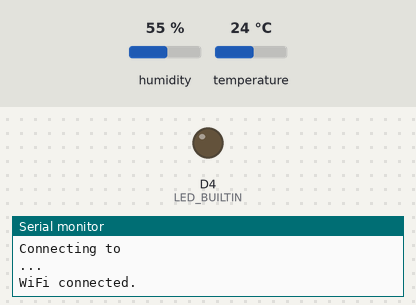
This program was run on a simulated ESP8266 (Wemos D1 mini). On the bench: output pins drawn as LEDs (lit = HIGH, except the on-board LED, lit = LOW), the last lines printed to the serial monitor. The inputs (shaded band) are chosen by the test bench; at power-on: humidity 55 %, temperature 24 °C. WiFi joins after 1.5 s; servers stay silent unless stated; not simulated (calls return 0 or success): Credential.h. At 127.0 s the program puts the board to deep sleep or switches it off; the recording ends there.

Above: at 6.9 s.
At 126.98 s:
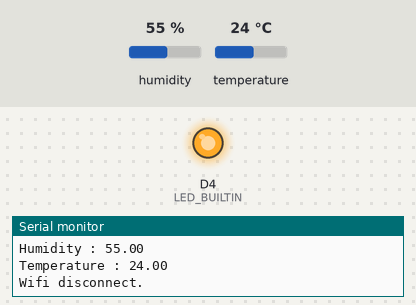
Timing chart, 0 to 127.0 s (numbered marks = the images above):
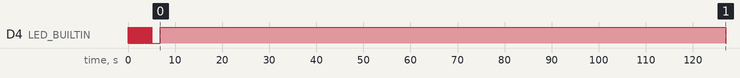

The program:

main.cpp
```cpp
/*
 *
 * DHT11 - <-->   G ESP
 * DHT11   <--> 3.3 ESP
 * DHT11 S <-->  D5 ESP GPIO14
 *
 * IMPORTANT: Connect the DO pin to the RST pin only after uploading
 */
#include <Arduino.h>
#include <ESP8266WiFi.h>     // wifi board
#include <Adafruit_Sensor.h> // https://github.com/adafruit/Adafruit_Sensor
#include <DHT.h>             // https://github.com/adafruit/DHT-sensor-library
#include <DHT_U.h>
#include "Credential.h"      // Credentials of my home wifi

#define DHTTYPE DHT11
#define DHTPin D5

// WiFiClient espClient;
DHT dht(DHTPin, DHTTYPE);

void connectWifi()
{
  // wifi
  if (WiFi.status() != WL_CONNECTED)
  {
    Serial.print("Connecting to ");
    Serial.println(ssid);
    Serial.println("...");
    WiFi.begin(ssid, password);

    if (WiFi.waitForConnectResult() != WL_CONNECTED)
      ;
    digitalWrite(LED_BUILTIN, HIGH);

    Serial.println("WiFi connected.");
  }
  delay(100);
}

void disconnetWifi()
{
  if (WiFi.disconnect() != WL_DISCONNECTED)
    ;
  digitalWrite(LED_BUILTIN, LOW);

  Serial.println("Wifi disconnect.");
  delay(100);
}

void setup()
{
  Serial.begin(115200);
  delay(100);

  Serial.println("=== Begin setup ===");
  pinMode(LED_BUILTIN, OUTPUT);
  for (int i = 0; i < 50; i++)
  {
    yield(); // bypass watchdog timer problem
    if (i % 2 == 0)
    {
      digitalWrite(LED_BUILTIN, HIGH);
    }
    else
    {
      digitalWrite(LED_BUILTIN, LOW);
    }
    delay(100);
  }
  digitalWrite(LED_BUILTIN, LOW);
  delay(100);
  dht.begin();
  delay(100);
  Serial.println("=== End setup ===");
}

void loop()
{
  Serial.println("=== Begin loop ===");
  Serial.println("ESP allumé !");
  connectWifi();
  // Simulate task -> ex DHT sensor
  Serial.println("Humidity : " + String(dht.readHumidity()));
  Serial.println("Temperature : " + String(dht.readTemperature()));
  delay(120e3); // 2 minutes
  disconnetWifi();
  Serial.println("ESP éteint !");
  Serial.println("=== End loop ===");
  ESP.deepSleep(300e6); // 5 minutes of Deep Sleep
  // Reset board -> setup()
}
```

Measured:
- by itself, D4 (LED_BUILTIN): goes 24 × (LOW 0.10 s, HIGH 0.10 s), LOW 1.8 s, HIGH 120 s, then LOW
